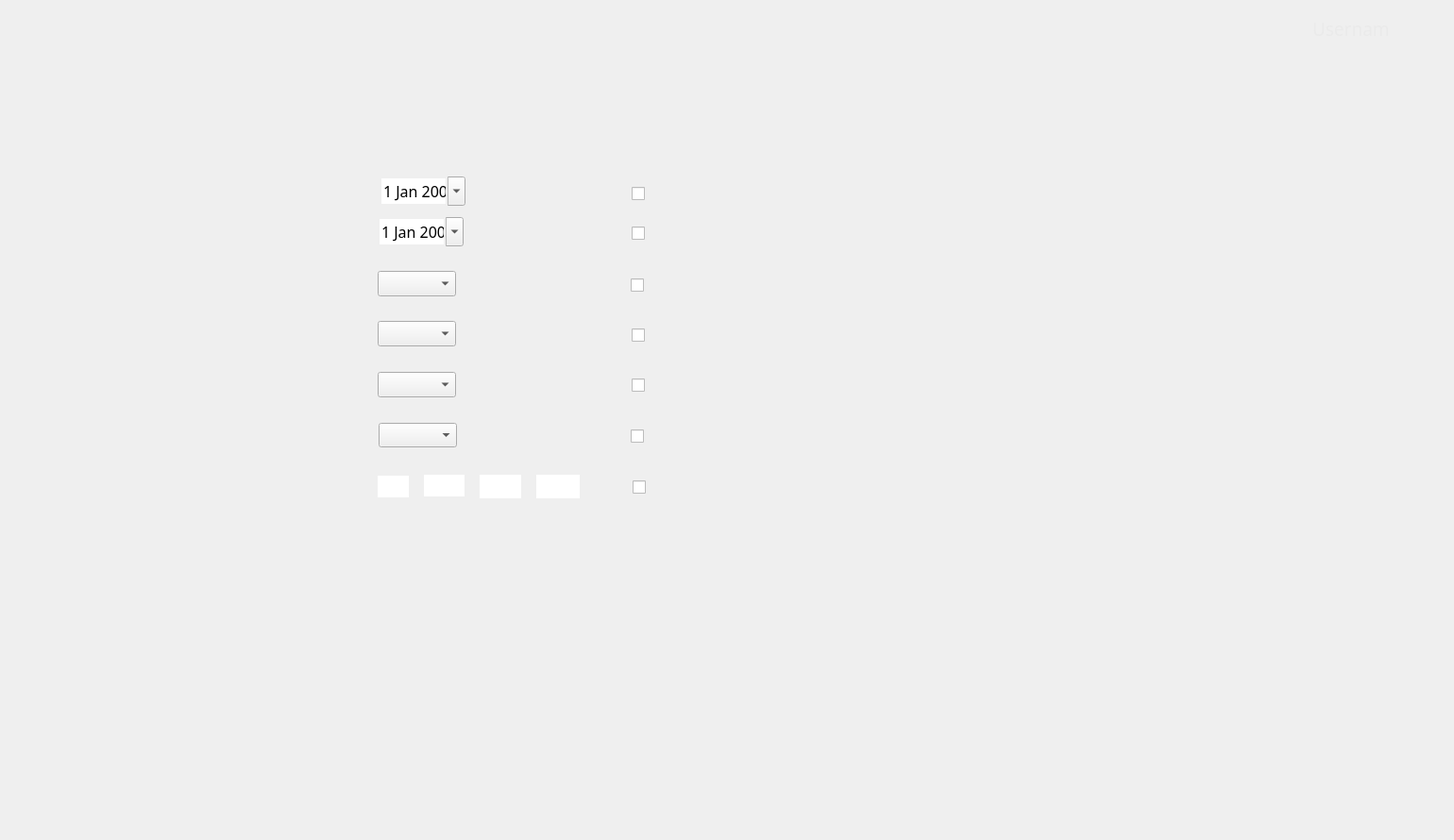
    <widget class="QWidget" name="RecordLookUpPage">
     <property name="sizePolicy">
      <sizepolicy hsizetype="Fixed" vsizetype="Fixed">
       <horstretch>0</horstretch>
       <verstretch>0</verstretch>
      </sizepolicy>
     </property>
     <widget class="QFrame" name="RecordLookUpFrame">
      <property name="geometry">
       <rect>
        <x>0</x>
        <y>0</y>
        <width>1531</width>
        <height>881</height>
       </rect>
      </property>
      <widget class="QLabel" name="RecordLookUpLabel_RecordLookUp">
       <property name="geometry">
        <rect>
         <x>0</x>
         <y>0</y>
         <width>1521</width>
         <height>861</height>
        </rect>
       </property>
       <property name="text">
        <string/>
       </property>
       <property name="pixmap">
        <pixmap>Images/User/User-RecordLookUp.png</pixmap>
       </property>
       <property name="scaledContents">
        <bool>true</bool>
       </property>
      </widget>
      <widget class="QComboBox" name="CommunityFilter_RecordLookUp">
       <property name="geometry">
        <rect>
         <x>401</x>
         <y>448</y>
         <width>83</width>
         <height>26</height>
        </rect>
       </property>
       <property name="font">
        <font>
         <family>Source Sans Pro</family>
         <pointsize>12</pointsize>
        </font>
       </property>
      </widget>
      <widget class="QPushButton" name="HomeButton_RecordLookUp">
       <property name="geometry">
        <rect>
         <x>0</x>
         <y>60</y>
         <width>241</width>
         <height>51</height>
        </rect>
       </property>
       <property name="text">
        <string/>
       </property>
       <property name="flat">
        <bool>true</bool>
       </property>
      </widget>
      <widget class="QPushButton" name="GenQueriesButton_RecordLookUp">
       <property name="geometry">
        <rect>
         <x>0</x>
         <y>290</y>
         <width>241</width>
         <height>51</height>
        </rect>
       </property>
       <property name="text">
        <string/>
       </property>
       <property name="flat">
        <bool>true</bool>
       </property>
      </widget>
      <widget class="QComboBox" name="CantonFilter_RecordLookUp">
       <property name="geometry">
        <rect>
         <x>400</x>
         <y>340</y>
         <width>83</width>
         <height>27</height>
        </rect>
       </property>
       <property name="font">
        <font>
         <family>Source Sans Pro</family>
         <pointsize>12</pointsize>
        </font>
       </property>
      </widget>
      <widget class="QComboBox" name="DistrictFilter_RecordLookUp">
       <property name="geometry">
        <rect>
         <x>400</x>
         <y>394</y>
         <width>83</width>
         <height>27</height>
        </rect>
       </property>
       <property name="font">
        <font>
         <family>Source Sans Pro</family>
         <pointsize>12</pointsize>
        </font>
       </property>
      </widget>
      <widget class="QLabel" name="RecordLookUpDisplay_RecordLookUp">
       <property name="geometry">
        <rect>
         <x>710</x>
         <y>215</y>
         <width>691</width>
         <height>461</height>
        </rect>
       </property>
       <property name="font">
        <font>
         <family>Source Sans Pro</family>
         <pointsize>12</pointsize>
        </font>
       </property>
       <property name="autoFillBackground">
        <bool>false</bool>
       </property>
       <property name="text">
        <string/>
       </property>
       <property name="alignment">
        <set>Qt::AlignLeading|Qt::AlignLeft|Qt::AlignTop</set>
       </property>
      </widget>
      <widget class="QLabel" name="UsernameLabel_RecordLookUp">
       <property name="geometry">
        <rect>
         <x>1390</x>
         <y>20</y>
         <width>81</width>
         <height>21</height>
        </rect>
       </property>
       <property name="font">
        <font>
         <family>Source Sans Pro</family>
         <pointsize>14</pointsize>
        </font>
       </property>
       <property name="cursor">
        <cursorShape>BlankCursor</cursorShape>
       </property>
       <property name="autoFillBackground">
        <bool>false</bool>
       </property>
       <property name="styleSheet">
        <string notr="true">color: rgb(234, 234, 234);</string>
       </property>
       <property name="text">
        <string>Username</string>
       </property>
      </widget>
      <widget class="QPushButton" name="RecordLookUpButton_RecordLookUp">
       <property name="geometry">
        <rect>
         <x>0</x>
         <y>180</y>
         <width>241</width>
         <height>51</height>
        </rect>
       </property>
       <property name="text">
        <string/>
       </property>
       <property name="flat">
        <bool>true</bool>
       </property>
      </widget>
      <widget class="QComboBox" name="RecordTypeFilter_RecordLookUp">
       <property name="geometry">
        <rect>
         <x>400</x>
         <y>287</y>
         <width>83</width>
         <height>27</height>
        </rect>
       </property>
       <property name="font">
        <font>
         <family>Source Sans Pro</family>
         <pointsize>12</pointsize>
        </font>
       </property>
      </widget>
      <widget class="QPushButton" name="RecordLookupApply_RecordLookUp">
       <property name="geometry">
        <rect>
         <x>1274</x>
         <y>712</y>
         <width>127</width>
         <height>33</height>
        </rect>
       </property>
       <property name="text">
        <string/>
       </property>
       <property name="flat">
        <bool>true</bool>
       </property>
      </widget>
      <widget class="QPushButton" name="RecordRegisterButton_RecordLookUp">
       <property name="geometry">
        <rect>
         <x>0</x>
         <y>120</y>
         <width>241</width>
         <height>51</height>
        </rect>
       </property>
       <property name="text">
        <string/>
       </property>
       <property name="flat">
        <bool>true</bool>
       </property>
      </widget>
      <widget class="QPushButton" name="PersRegisterButton_RecordLookUp">
       <property name="geometry">
        <rect>
         <x>0</x>
         <y>240</y>
         <width>241</width>
         <height>51</height>
        </rect>
       </property>
       <property name="text">
        <string/>
       </property>
       <property name="flat">
        <bool>true</bool>
       </property>
      </widget>
      <widget class="QPushButton" name="LogOutButton_RecordLookUp">
       <property name="geometry">
        <rect>
         <x>0</x>
         <y>800</y>
         <width>241</width>
         <height>51</height>
        </rect>
       </property>
       <property name="text">
        <string/>
       </property>
       <property name="flat">
        <bool>true</bool>
       </property>
      </widget>
      <widget class="QLineEdit" name="JudicialFirstNum_RecordLookUp">
       <property name="enabled">
        <bool>true</bool>
       </property>
       <property name="geometry">
        <rect>
         <x>400</x>
         <y>504</y>
         <width>33</width>
         <height>23</height>
        </rect>
       </property>
       <property name="font">
        <font>
         <family>Source Sans Pro</family>
         <pointsize>12</pointsize>
        </font>
       </property>
       <property name="cursor">
        <cursorShape>IBeamCursor</cursorShape>
       </property>
       <property name="acceptDrops">
        <bool>true</bool>
       </property>
       <property name="autoFillBackground">
        <bool>false</bool>
       </property>
       <property name="frame">
        <bool>false</bool>
       </property>
       <property name="clearButtonEnabled">
        <bool>false</bool>
       </property>
      </widget>
      <widget class="QLineEdit" name="JudicialSecNum_RecordLookUp">
       <property name="enabled">
        <bool>true</bool>
       </property>
       <property name="geometry">
        <rect>
         <x>449</x>
         <y>503</y>
         <width>43</width>
         <height>23</height>
        </rect>
       </property>
       <property name="font">
        <font>
         <family>Source Sans Pro</family>
         <pointsize>12</pointsize>
        </font>
       </property>
       <property name="cursor">
        <cursorShape>IBeamCursor</cursorShape>
       </property>
       <property name="acceptDrops">
        <bool>true</bool>
       </property>
       <property name="autoFillBackground">
        <bool>false</bool>
       </property>
       <property name="frame">
        <bool>false</bool>
       </property>
       <property name="clearButtonEnabled">
        <bool>false</bool>
       </property>
      </widget>
      <widget class="QLineEdit" name="JudicialThirdNum">
       <property name="enabled">
        <bool>true</bool>
       </property>
       <property name="geometry">
        <rect>
         <x>508</x>
         <y>503</y>
         <width>44</width>
         <height>25</height>
        </rect>
       </property>
       <property name="font">
        <font>
         <family>Source Sans Pro</family>
         <pointsize>12</pointsize>
        </font>
       </property>
       <property name="cursor">
        <cursorShape>IBeamCursor</cursorShape>
       </property>
       <property name="acceptDrops">
        <bool>true</bool>
       </property>
       <property name="autoFillBackground">
        <bool>false</bool>
       </property>
       <property name="frame">
        <bool>false</bool>
       </property>
       <property name="clearButtonEnabled">
        <bool>false</bool>
       </property>
      </widget>
      <widget class="QLineEdit" name="JudicialFourthNum_RecordLookUp">
       <property name="enabled">
        <bool>true</bool>
       </property>
       <property name="geometry">
        <rect>
         <x>568</x>
         <y>503</y>
         <width>46</width>
         <height>25</height>
        </rect>
       </property>
       <property name="font">
        <font>
         <family>Source Sans Pro</family>
         <pointsize>12</pointsize>
        </font>
       </property>
       <property name="cursor">
        <cursorShape>IBeamCursor</cursorShape>
       </property>
       <property name="acceptDrops">
        <bool>true</bool>
       </property>
       <property name="autoFillBackground">
        <bool>false</bool>
       </property>
       <property name="frame">
        <bool>false</bool>
       </property>
       <property name="clearButtonEnabled">
        <bool>false</bool>
       </property>
      </widget>
      <widget class="QCheckBox" name="PreferredDateRange_RecordLookUp">
       <property name="geometry">
        <rect>
         <x>669</x>
         <y>239</y>
         <width>21</width>
         <height>16</height>
        </rect>
       </property>
       <property name="text">
        <string/>
       </property>
      </widget>
      <widget class="QCheckBox" name="PreferredRecordType_RecordLookUp">
       <property name="geometry">
        <rect>
         <x>668</x>
         <y>294</y>
         <width>21</width>
         <height>16</height>
        </rect>
       </property>
       <property name="text">
        <string/>
       </property>
      </widget>
      <widget class="QCheckBox" name="PreferredCanton_RecordLookUp">
       <property name="geometry">
        <rect>
         <x>669</x>
         <y>347</y>
         <width>21</width>
         <height>16</height>
        </rect>
       </property>
       <property name="text">
        <string/>
       </property>
      </widget>
      <widget class="QCheckBox" name="PreferredDistrict_RecordLookUp">
       <property name="geometry">
        <rect>
         <x>669</x>
         <y>400</y>
         <width>21</width>
         <height>16</height>
        </rect>
       </property>
       <property name="text">
        <string/>
       </property>
      </widget>
      <widget class="QCheckBox" name="PreferredCommunity_RecordLookUp">
       <property name="geometry">
        <rect>
         <x>668</x>
         <y>454</y>
         <width>21</width>
         <height>16</height>
        </rect>
       </property>
       <property name="text">
        <string/>
       </property>
      </widget>
      <widget class="QCheckBox" name="PreferredJudicialNum_RecordLookUp">
       <property name="geometry">
        <rect>
         <x>670</x>
         <y>508</y>
         <width>21</width>
         <height>16</height>
        </rect>
       </property>
       <property name="text">
        <string/>
       </property>
      </widget>
      <widget class="QCheckBox" name="PreferredDateRange_RecordLookUp_2">
       <property name="geometry">
        <rect>
         <x>669</x>
         <y>195</y>
         <width>20</width>
         <height>21</height>
        </rect>
       </property>
       <property name="text">
        <string/>
       </property>
      </widget>
      <widget class="QDateEdit" name="InitialDateFilter_RecordLookUp">
       <property name="geometry">
        <rect>
         <x>402</x>
         <y>187</y>
         <width>91</width>
         <height>31</height>
        </rect>
       </property>
       <property name="font">
        <font>
         <family>Source Sans Pro</family>
         <pointsize>12</pointsize>
        </font>
       </property>
       <property name="acceptDrops">
        <bool>false</bool>
       </property>
       <property name="autoFillBackground">
        <bool>false</bool>
       </property>
       <property name="wrapping">
        <bool>false</bool>
       </property>
       <property name="frame">
        <bool>false</bool>
       </property>
       <property name="buttonSymbols">
        <enum>QAbstractSpinBox::UpDownArrows</enum>
       </property>
       <property name="showGroupSeparator" stdset="0">
        <bool>false</bool>
       </property>
       <property name="calendarPopup">
        <bool>true</bool>
       </property>
      </widget>
      <widget class="QDateEdit" name="FinalDateFilter_RecordLookUp">
       <property name="geometry">
        <rect>
         <x>400</x>
         <y>230</y>
         <width>91</width>
         <height>31</height>
        </rect>
       </property>
       <property name="font">
        <font>
         <family>Source Sans Pro</family>
         <pointsize>12</pointsize>
        </font>
       </property>
       <property name="acceptDrops">
        <bool>false</bool>
       </property>
       <property name="autoFillBackground">
        <bool>false</bool>
       </property>
       <property name="wrapping">
        <bool>false</bool>
       </property>
       <property name="frame">
        <bool>false</bool>
       </property>
       <property name="buttonSymbols">
        <enum>QAbstractSpinBox::UpDownArrows</enum>
       </property>
       <property name="showGroupSeparator" stdset="0">
        <bool>false</bool>
       </property>
       <property name="calendarPopup">
        <bool>true</bool>
       </property>
      </widget>
     </widget>
    </widget>
